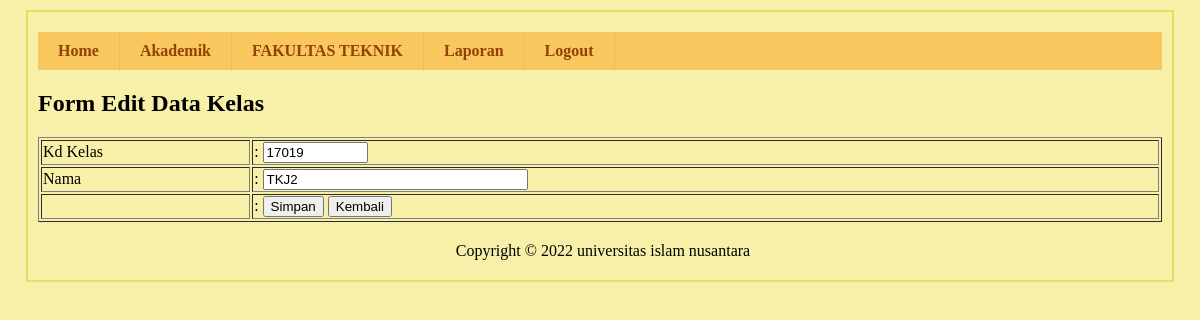
Before: /sisfo-kampus/media.php?page=editkelas&kdkelas=17019 (signed in) with the older database file.
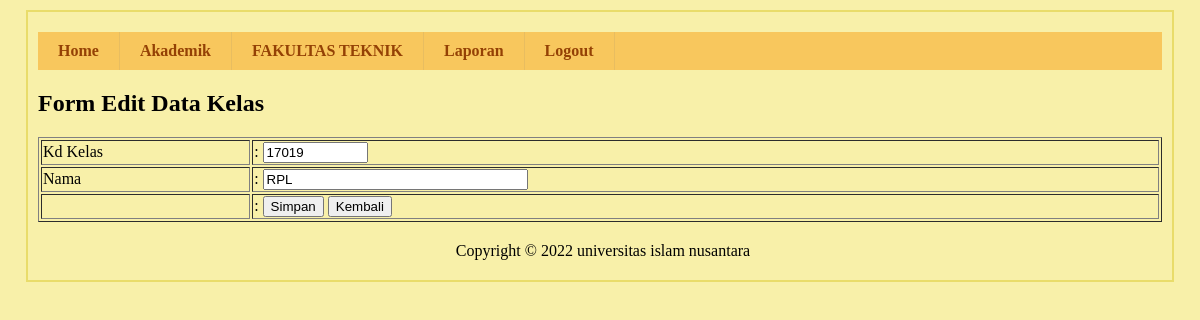
After: the same page with the newer database file.
### tables this page shows
CREATE TABLE `tbl_kelas` (
  `kd_kelas` varchar(5) NOT NULL,
  `nama_kelas` varchar(20) NOT NULL,
  `aktif` enum('Y','T') NOT NULL
);

### sisfo-kampus/form/kelas-edit.php (the view, shortened to what this page needs)
<?php
include "koneksi.php";
$sql_edit = mysqli_query($conn,"SELECT * FROM tbl_kelas WHERE kd_kelas='$_GET[kdkelas]'");
$row =  mysqli_fetch_array($sql_edit);
?>
<h2>Form Edit Data Kelas</h2>
<table border="1" width="100%">
    <form method="POST" action="" enctype="multipart/form-data">
        <tr>
            <td>Kd Kelas</td>
            <td>: <input type="text" name="kd_kelas" value="<?php echo $row['kd_kelas']; ?>" size="10"></td>
        </tr>
        <tr>
            <td>Nama</td>
            <td>: <input type="text" name="nama_kelas" value="<?php echo $row['nama_kelas']; ?>" size="30"></td>
        </tr>
        <td>&nbsp;</td>
        <td>: <button type="submit" name="simpan">Simpan</button>
            <button type="button" onclick=window.location.href='./media.php?page=kelas'>Kembali</button>
        </td>
    </form>
</table>

Changed rows visible on the page:
changed tbl_kelas id 17019: nama_kelas "TKJ2" → "RPL"
